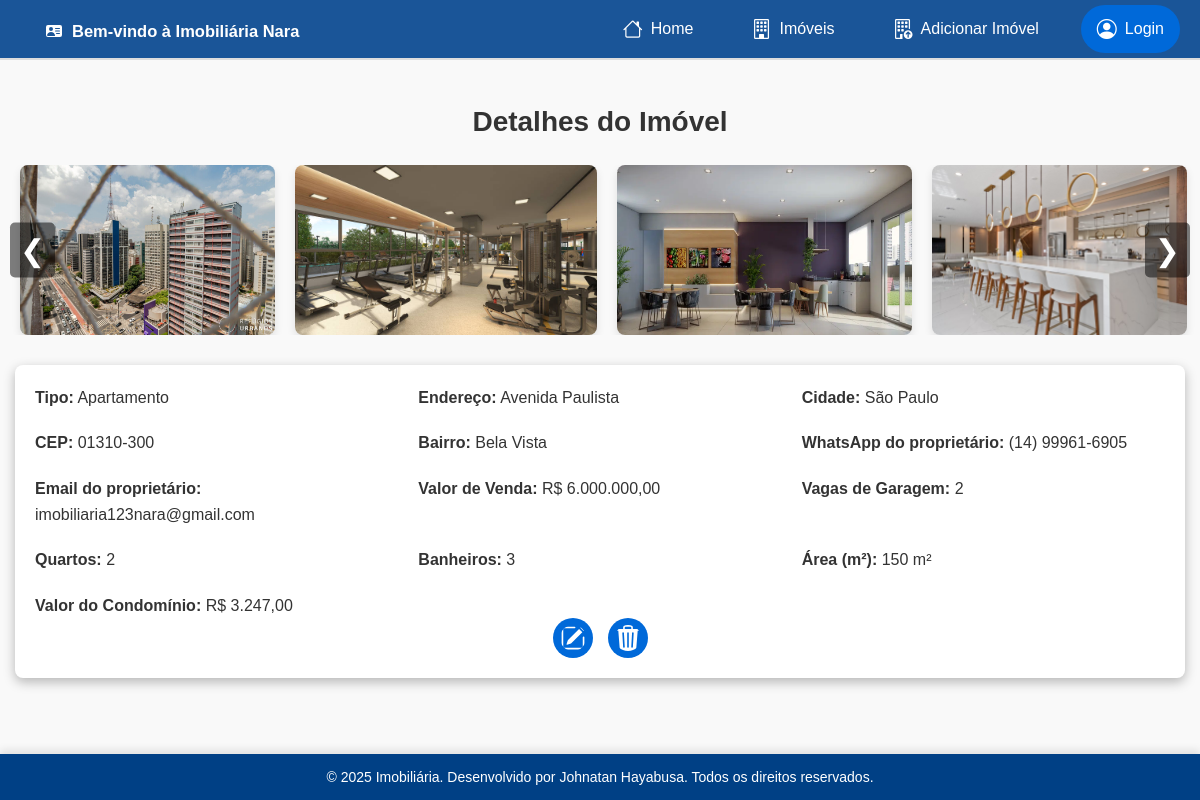
Page /pages/property_details.php?id=22 on the committed database.
### tables this page shows
CREATE TABLE `property` (
  `id` int(11) NOT NULL,
  `type` varchar(50) NOT NULL,
  `address` varchar(255) NOT NULL,
  `city` varchar(100) NOT NULL,
  `postal_code` varchar(10) NOT NULL,
  `neighborhood` varchar(100) NOT NULL,
  `owner_whatsapp` varchar(20) NOT NULL,
  `owner_email` varchar(100) NOT NULL,
  `property_status` varchar(50) NOT NULL,
  `rent_value` decimal(10,2) DEFAULT NULL,
  `sale_value` decimal(10,2) DEFAULT NULL,
  `garage_spaces` int(11) NOT NULL,
  `bedrooms` int(11) NOT NULL,
  `bathrooms` int(11) NOT NULL,
  `area` int(11) NOT NULL,
  `condominium` tinyint(1) NOT NULL DEFAULT 0,
  `condominium_value` decimal(10,2) DEFAULT NULL,
  `created_at` timestamp NOT NULL DEFAULT current_timestamp(),
  `images` text DEFAULT NULL,
  `user_id` int(11) NOT NULL
);

### pages/property_details.php (the view, shortened to what this page needs)
<?php
include('../includes/db.php');
include('../includes/header.php');
if (isset($_GET['id'])) {
    $property_id = $_GET['id'];
    $sql = "SELECT * FROM property WHERE id = :id";
    $stmt = $pdo->prepare($sql);
    $stmt->execute([':id' => $property_id]);
    $property = $stmt->fetch();
    if ($property) {
?>
        <!DOCTYPE html>
        <html lang="pt-br">
        <head>
            <link rel="stylesheet" href="../assets/css/global.css">
            <link rel="stylesheet" href="../assets/css/property_details.css">
        </head>
        <body>
            <main>
                <h1>Detalhes do Imóvel</h1>
                <div class="property-carousel">
                    <div class="carousel-container">
                        <?php
                        if (isset($property['images']) && !empty($property['images'])) {
                            $images = explode(',', $property['images']);
                            foreach ($images as $image) {
                                $imagePath = '../uploads/' . $image;
                                if (file_exists($imagePath)) {
                                    echo "<img src='$imagePath' alt='Imagem do Imóvel' class='carousel-image'>";
                                } else {
                                    echo "<p class='image-error'>Imagem não encontrada.</p>";
                                }
                            }
                        } else {
                            echo "<p class='image-error'>Imagens não disponíveis para este imóvel.</p>";
                        }
                        ?>
                    </div>
                    <button class="carousel-prev" onclick="moveSlide(-1)">&#10094;</button>
                    <button class="carousel-next" onclick="moveSlide(1)">&#10095;</button>
                </div>
                <form action="update_property.php" method="POST" id="propertyForm">
                    <div class="property-details">
                        <div class="details-grid">
                            <div><strong>Tipo:</strong> <span class="editable-field" data-field="type"><?= $property['type'] ?></span></div>
                            <div><strong>Endereço:</strong> <span class="editable-field" data-field="address"><?= $property['address'] ?></span></div>
                            <div><strong>Cidade:</strong> <span class="editable-field" data-field="city"><?= $property['city'] ?></span></div>
                            <div><strong>CEP:</strong> <span class="editable-field" data-field="postal_code"><?= $property['postal_code'] ?></span></div>
                            <div><strong>Bairro:</strong> <span class="editable-field" data-field="neighborhood"><?= $property['neighborhood'] ?></span></div>
                            <div><strong>WhatsApp do proprietário:</strong> <span class="editable-field" data-field="owner_whatsapp"><?= $property['owner_whatsapp'] ?></span></div>
                            <div><strong>Email do proprietário:</strong> <span class="editable-field" data-field="owner_email"><?= $property['owner_email'] ?></span></div>
                            <?php if ($property['property_status'] == 'aluguel'): ?>
                                <div><strong>Aluguel:</strong> R$ <span class="editable-field" data-field="rent_value"><?= number_format($property['rent_value'], 2, ',', '.') ?></span></div>
                            <?php elseif ($property['property_status'] == 'venda'): ?>
                                <div><strong>Valor de Venda:</strong> R$ <span class="editable-field" data-field="sale_value"><?= number_format($property['sale_value'], 2, ',', '.') ?></span></div>
                            <?php endif; ?>
                            <div><strong>Vagas de Garagem:</strong> <span class="editable-field" data-field="garage_spaces"><?= $property['garage_spaces'] ?></span></div>
                            <div><strong>Quartos:</strong> <span class="editable-field" data-field="bedrooms"><?= $property['bedrooms'] ?></span></div>
                            <div><strong>Banheiros:</strong> <span class="editable-field" data-field="bathrooms"><?= $property['bathrooms'] ?></span></div>
                            <div><strong>Área (m²):</strong> <span class="editable-field" data-field="area"><?= $property['area'] ?> m²</span></div>
                            <?php if ($property['condominium'] == 1): ?>
                                <div><strong>Valor do Condomínio:</strong> R$ <span class="editable-field" data-field="condominium_value"><?= number_format($property['condominium_value'], 2, ',', '.') ?></span></div>
                            <?php endif; ?>
                        </div>
                        <div class="buttons-controll">
                        </div>
                    </div>
                </form>
            </main>
    <?php
    } else {
        echo "<p>Imóvel não encontrado.</p>";
    }
} else {
    echo "<p>ID do imóvel não especificado.</p>";
}
include('../includes/footer.php');
    ?>
        </body>
        </html>

### assets/css/global.css (style rules this page uses)
* { margin: 0; padding: 0; box-sizing: border-box; font-family: Arial, sans-serif; }
:root { --primary-color: #1a5598; --secondary-color: #6C757D; --background-color: #F8F9FA; --text-color: #333; --border-radius: 5px; }
body { background-color: var(--background-color); color: var(--text-color); line-height: 1.6; display: flex; flex-direction: column; min-height: 100vh; }
main { flex: 1; }
button { background: var(--primary-color); color: white; padding: 10px 15px; border: none; border-radius: var(--border-radius); cursor: pointer; transition: 0.3s; }

### assets/css/property_details.css (style rules this page uses)
* { margin: 0; padding: 0; box-sizing: border-box; }
body { font-family: 'Arial', sans-serif; background-color: #f9f9f9; color: #333; line-height: 1.6; }
main h1 { font-size: 28px; text-align: center; margin-top: 40px; margin-bottom: 20px; color: #333; }
.property-carousel { position: relative; max-width: 100%; margin: 0 auto 30px; overflow: hidden; }
.carousel-container { display: flex; transition: transform 0.5s ease; gap: 20px; margin-left: 20px; margin-right: 20px; }
.carousel-image { width: 100%; height: 170px; object-fit: contain; max-width: 600px; border-radius: 8px; box-shadow: 0 4px 8px rgba(0, 0, 0, 0.1); }
.carousel-prev, .carousel-next { position: absolute; top: 50%; transform: translateY(-50%); font-size: 30px; color: #fff; background-color: rgba(0, 0, 0, 0.5); border: none; padding: 10px; cursor: pointer; z-index: 10; }
.carousel-prev { left: 10px; }
.carousel-next { right: 10px; }
.property-details { background-color: #fff; border-radius: 8px; padding: 20px; box-shadow: 0 4px 12px rgba(0, 0, 0, 0.274); margin: 0 15px; margin-bottom: 30px; margin-top: 30px; }
.property-details .details-grid { display: grid; grid-template-columns: repeat(3, 1fr); gap: 20px; }
.property-details .details-grid div { font-size: 16px; color: #333; }
.buttons-controll { display: flex; justify-content: center; align-items: center; gap: 15px; }
.buttons-controll svg { background-color: #0069d9; color: #fff; border-radius: 50%; padding: 7px; cursor: pointer; width: 40px; height: 40px; display: flex; justify-content: center; align-items: center; transition: background-color 0.2s ease, transform 0.3s ease; }
.edit-button, .close-button { cursor: pointer; }

### rows in the picture
property: type "Apartamento", address "Avenida Paulista", city "São Paulo", postal_code "01310-300", neighborhood "Bela Vista", owner_whatsapp "(14) 99961-6905", owner_email "imobiliaria123nara@gmail.com", sale_value "6.000.000,00", garage_spaces "2", bedrooms "2", bathrooms "3", area "150", condominium_value "3.247,00"

### other values in the picture
$mensagemSaudacao "Bem-vindo à Imobiliária Nara"
